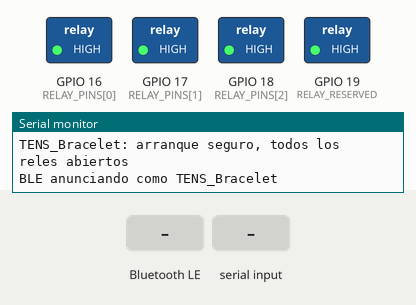
Bench run of a sketch on a simulated ESP32. Parts: switched loads named in the sketch (green lamp = pin HIGH), the last lines printed to the serial monitor. The inputs (shaded band) are chosen by the test bench. Nothing arrives over Bluetooth unless stated; a phone connects over Bluetooth LE 3 s after start.

Above: at 1.2 s.
1.3 s: Bluetooth LE write "S" received
At 2.7 s:
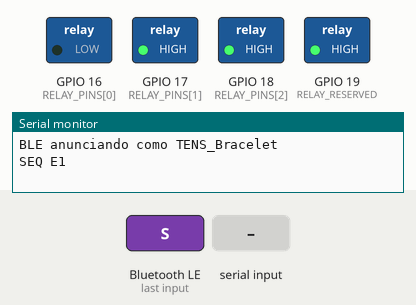
4.3 s: "0" received over Serial
At 5.5 s:
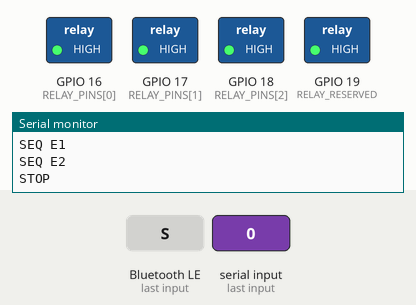
5.8 s: Bluetooth LE write "3" received
At 6.2 s:
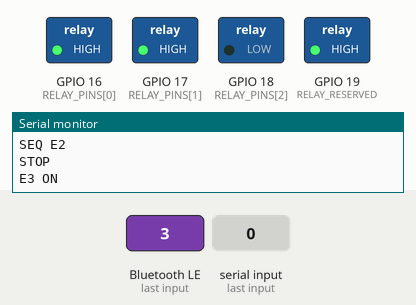
7.3 s: Bluetooth LE write "0" received
At 7.9 s:
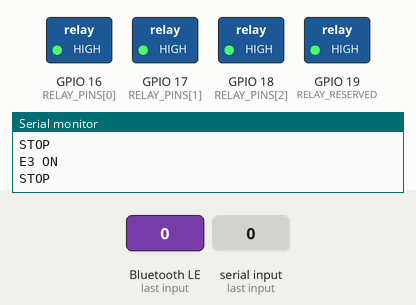
8.8 s: Bluetooth LE write "1" received
At 9.6 s:
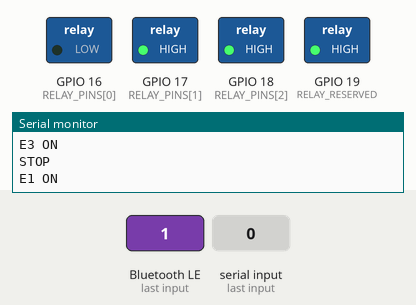
Timing chart, 0 to 11.8 s (numbered marks = the images above; inputs shaded):
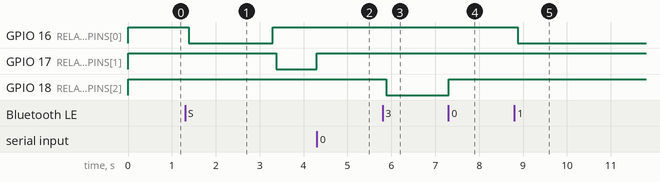

Measured:
- after the input at 1.3 s, GPIO 16 (RELAY_PINS[0]): HIGH → LOW after 0.08 s, → HIGH 1.9 s later; GPIO 17 (RELAY_PINS[1]): HIGH → LOW after 2.1 s
- after the input at 4.3 s, GPIO 17 (RELAY_PINS[1]): LOW → HIGH after 0.00 s instead of 1.0 s; GPIO 18 (RELAY_PINS[2]): stays HIGH (without the input it goes to LOW after 1.1 s)
- after the input at 5.8 s, GPIO 18 (RELAY_PINS[2]): HIGH → LOW after 0.08 s
- after the input at 7.3 s, GPIO 18 (RELAY_PINS[2]): LOW → HIGH at once
- after the input at 8.8 s, GPIO 16 (RELAY_PINS[0]): HIGH → LOW after 0.08 s

The sketch:

esp32_firmware.ino
```cpp
/*
  TENS_Bracelet - Firmware ESP32 DevKit V1
  Control de 3 electrodos mediante modulo de reles (logica activa en LOW).

  IMPORTANTE: Web Bluetooth solo soporta Bluetooth Low Energy (BLE/GATT).
  BluetoothSerial.h usa Bluetooth Classic (SPP), que NO es visible para
  navigator.bluetooth. Por eso este firmware expone un "puerto serie BLE"
  (Nordic UART Service). Los comandos son identicos: 1, 2, 3, 0, S.

  Comandos:
    '1' / '2' / '3' -> activa unicamente ese electrodo
    '0'             -> PARO DE EMERGENCIA (todos los reles abiertos)
    'S'             -> secuencia automatica 1 -> 2 -> 3 cada 2 s (sin delay)
    '?'             -> consulta de estado

  Seguridad adicional:
    - Pines en HIGH (rele abierto) antes de iniciar cualquier comunicacion.
    - Al desconectarse el cliente BLE se apagan todos los reles.
    - Conmutacion "abrir antes de cerrar" con tiempo muerto de 80 ms.
    - Apagado automatico tras MAX_SESSION_MS de sesion continua.

  Compatible con ESP32 Arduino core 2.x y 3.x.
*/

#include <BLEDevice.h>
#include <BLEServer.h>
#include <BLEUtils.h>
#include <BLE2902.h>

// ---------- Hardware ----------
static const uint8_t RELAY_PINS[3]  = {16, 17, 18};  // Electrodos 1, 2, 3
static const uint8_t RELAY_RESERVED = 19;            // Reservado / libre
static const uint8_t RELAY_ON  = LOW;                // LOW  = rele cerrado
static const uint8_t RELAY_OFF = HIGH;               // HIGH = rele abierto

// ---------- Tiempos ----------
static const unsigned long SEQ_INTERVAL_MS = 2000UL;
static const unsigned long DEAD_TIME_MS    = 80UL;
static const unsigned long MAX_SESSION_MS  = 15UL * 60UL * 1000UL;

// ---------- BLE (Nordic UART Service) ----------
#define DEVICE_NAME   "TENS_Bracelet"
#define SERVICE_UUID  "6E400001-B5A3-F393-E0A9-E50E24DCCA9E"
#define CHAR_RX_UUID  "6E400002-B5A3-F393-E0A9-E50E24DCCA9E"  // cliente -> ESP32
#define CHAR_TX_UUID  "6E400003-B5A3-F393-E0A9-E50E24DCCA9E"  // ESP32 -> cliente

BLEServer*         pServer = nullptr;
BLECharacteristic* pTx     = nullptr;

volatile bool deviceConnected = false;
volatile bool disconnectFlag  = false;

// ---------- Cola de comandos (productor: callback BLE, consumidor: loop) ----------
static const uint8_t CMD_QUEUE_SIZE = 32;
volatile char    cmdQueue[CMD_QUEUE_SIZE];
volatile uint8_t cmdHead = 0;
volatile uint8_t cmdTail = 0;

void pushCommand(char c) {
  uint8_t next = (cmdHead + 1) % CMD_QUEUE_SIZE;
  if (next == cmdTail) return;  // cola llena: descartar
  cmdQueue[cmdHead] = c;
  cmdHead = next;
}

bool popCommand(char &c) {
  if (cmdTail == cmdHead) return false;
  c = cmdQueue[cmdTail];
  cmdTail = (cmdTail + 1) % CMD_QUEUE_SIZE;
  return true;
}

// ---------- Estado ----------
enum Mode { MODE_OFF, MODE_MANUAL, MODE_SEQUENCE };

Mode          mode              = MODE_OFF;
int8_t        currentElectrode  = -1;   // electrodo con rele cerrado (-1 = ninguno)
int8_t        pendingElectrode  = -1;   // electrodo esperando el tiempo muerto
unsigned long pendingAt         = 0;
int8_t        seqIndex          = 0;
unsigned long lastSeqSwitch     = 0;
unsigned long sessionStart      = 0;

// ---------- Utilidades ----------
void notifyClient(const char *msg) {
  Serial.println(msg);
  if (deviceConnected && pTx != nullptr) {
    char buf[20];
    snprintf(buf, sizeof(buf), "%s\n", msg);
    pTx->setValue((uint8_t *)buf, strlen(buf));
    pTx->notify();
  }
}

void relaysAllOff() {
  for (uint8_t i = 0; i < 3; i++) digitalWrite(RELAY_PINS[i], RELAY_OFF);
  digitalWrite(RELAY_RESERVED, RELAY_OFF);
  currentElectrode = -1;
}

void stopAll(const char *reason) {
  relaysAllOff();
  pendingElectrode = -1;
  mode = MODE_OFF;
  notifyClient(reason);
}

// Abre todos los reles y programa el cierre del indicado tras el tiempo muerto.
void activateElectrode(int8_t idx) {
  relaysAllOff();
  pendingElectrode = idx;
  pendingAt = millis() + DEAD_TIME_MS;
}

void announceElectrode(int8_t idx) {
  char msg[16];
  if (mode == MODE_SEQUENCE) snprintf(msg, sizeof(msg), "SEQ E%d", idx + 1);
  else                       snprintf(msg, sizeof(msg), "E%d ON", idx + 1);
  notifyClient(msg);
}

void reportStatus() {
  char msg[16];
  if (mode == MODE_OFF) {
    snprintf(msg, sizeof(msg), "STATE OFF");
  } else if (mode == MODE_SEQUENCE) {
    snprintf(msg, sizeof(msg), "STATE SEQ");
  } else {
    int8_t e = (currentElectrode >= 0) ? currentElectrode : pendingElectrode;
    snprintf(msg, sizeof(msg), "STATE E%d", e + 1);
  }
  notifyClient(msg);
}

void startSessionIfIdle() {
  if (mode == MODE_OFF) sessionStart = millis();
}

void handleCommand(char c) {
  switch (c) {
    case '0':
      stopAll("STOP");
      break;

    case '1':
    case '2':
    case '3': {
      int8_t idx = c - '1';
      if (mode == MODE_MANUAL && (currentElectrode == idx || pendingElectrode == idx)) break;
      startSessionIfIdle();
      mode = MODE_MANUAL;
      activateElectrode(idx);
      break;
    }

    case 'S':
    case 's':
      if (mode == MODE_SEQUENCE) break;
      startSessionIfIdle();
      mode = MODE_SEQUENCE;
      seqIndex = 0;
      lastSeqSwitch = millis();
      activateElectrode(0);
      break;

    case '?':
      reportStatus();
      break;

    default:
      break;  // ignora CR, LF, espacios y cualquier otro caracter
  }
}

// ---------- Callbacks BLE ----------
class ServerCallbacks : public BLEServerCallbacks {
  void onConnect(BLEServer *server) override {
    deviceConnected = true;
  }
  void onDisconnect(BLEServer *server) override {
    deviceConnected = false;
    disconnectFlag = true;
  }
};

class RxCallbacks : public BLECharacteristicCallbacks {
  void onWrite(BLECharacteristic *characteristic) override {
    auto value = characteristic->getValue();
    for (size_t i = 0; i < value.length(); i++) {
      pushCommand((char)value[i]);
    }
  }
};

// ---------- Setup ----------
void setup() {
  // 1) Estado seguro ANTES de cualquier otra cosa: reles abiertos (HIGH).
  for (uint8_t i = 0; i < 3; i++) {
    digitalWrite(RELAY_PINS[i], RELAY_OFF);
    pinMode(RELAY_PINS[i], OUTPUT);
    digitalWrite(RELAY_PINS[i], RELAY_OFF);
  }
  digitalWrite(RELAY_RESERVED, RELAY_OFF);
  pinMode(RELAY_RESERVED, OUTPUT);
  digitalWrite(RELAY_RESERVED, RELAY_OFF);

  // 2) Comunicaciones
  Serial.begin(115200);
  Serial.println("TENS_Bracelet: arranque seguro, todos los reles abiertos");

  BLEDevice::init(DEVICE_NAME);
  pServer = BLEDevice::createServer();
  pServer->setCallbacks(new ServerCallbacks());

  BLEService *service = pServer->createService(SERVICE_UUID);

  pTx = service->createCharacteristic(CHAR_TX_UUID, BLECharacteristic::PROPERTY_NOTIFY);
  pTx->addDescriptor(new BLE2902());

  BLECharacteristic *rx = service->createCharacteristic(
      CHAR_RX_UUID,
      BLECharacteristic::PROPERTY_WRITE | BLECharacteristic::PROPERTY_WRITE_NR);
  rx->setCallbacks(new RxCallbacks());

  service->start();

  BLEAdvertising *adv = pServer->getAdvertising();
  adv->addServiceUUID(SERVICE_UUID);
  adv->setScanResponse(true);
  adv->start();

  Serial.println("BLE anunciando como " DEVICE_NAME);
}

// ---------- Loop (no bloqueante) ----------
void loop() {
  unsigned long now = millis();

  // Cliente desconectado: apagar todo y volver a anunciar
  if (disconnectFlag) {
    disconnectFlag = false;
    relaysAllOff();
    pendingElectrode = -1;
    mode = MODE_OFF;
    Serial.println("Cliente desconectado: reles abiertos");
    pServer->getAdvertising()->start();
  }

  // Comandos BLE
  char c;
  while (popCommand(c)) handleCommand(c);

  // Comandos por USB (depuracion)
  while (Serial.available() > 0) handleCommand((char)Serial.read());

  now = millis();

  // Cierre del rele pendiente tras el tiempo muerto
  if (pendingElectrode >= 0 && (long)(now - pendingAt) >= 0) {
    digitalWrite(RELAY_PINS[pendingElectrode], RELAY_ON);
    currentElectrode = pendingElectrode;
    pendingElectrode = -1;
    announceElectrode(currentElectrode);
  }

  // Secuencia automatica
  if (mode == MODE_SEQUENCE && pendingElectrode < 0 && (now - lastSeqSwitch) >= SEQ_INTERVAL_MS) {
    seqIndex = (seqIndex + 1) % 3;
    lastSeqSwitch = now;
    activateElectrode(seqIndex);
  }

  // Limite de sesion continua
  if (mode != MODE_OFF && (now - sessionStart) >= MAX_SESSION_MS) {
    stopAll("AUTO-OFF");
  }
}
```
